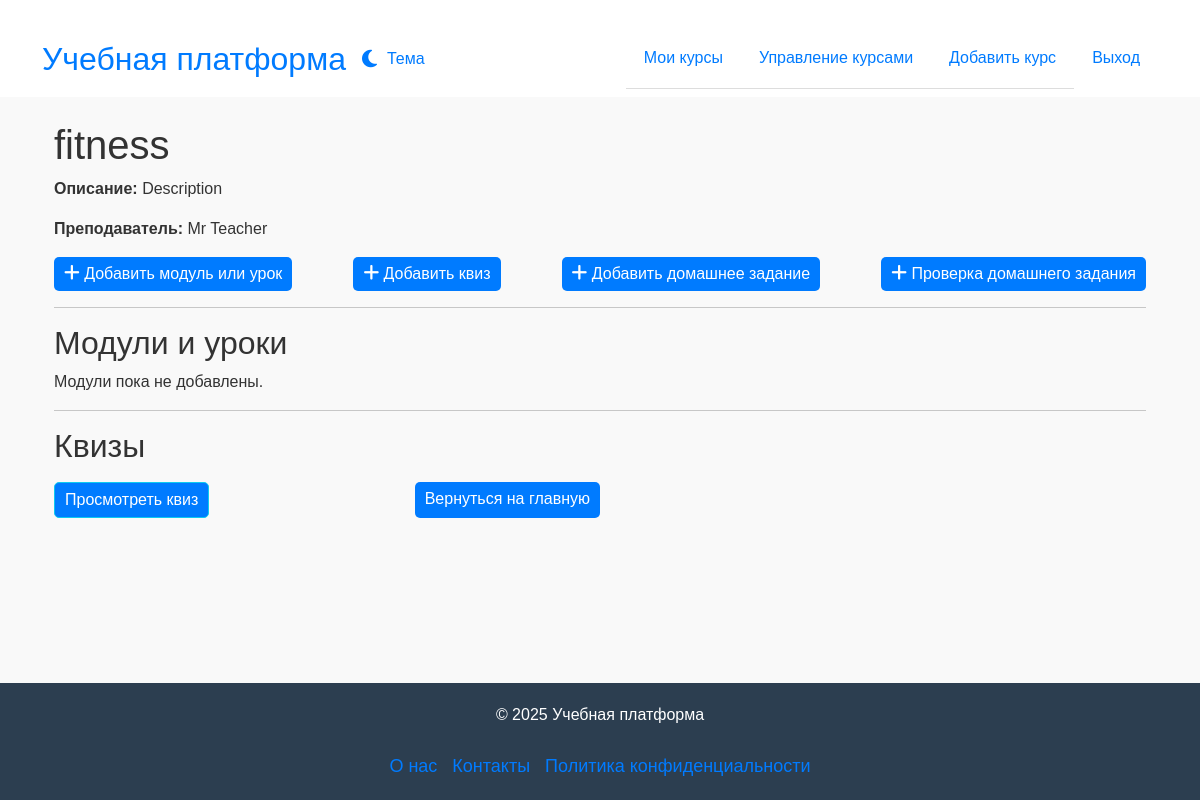
/course/5/ (signed in), run on an earlier commit of the app's database.
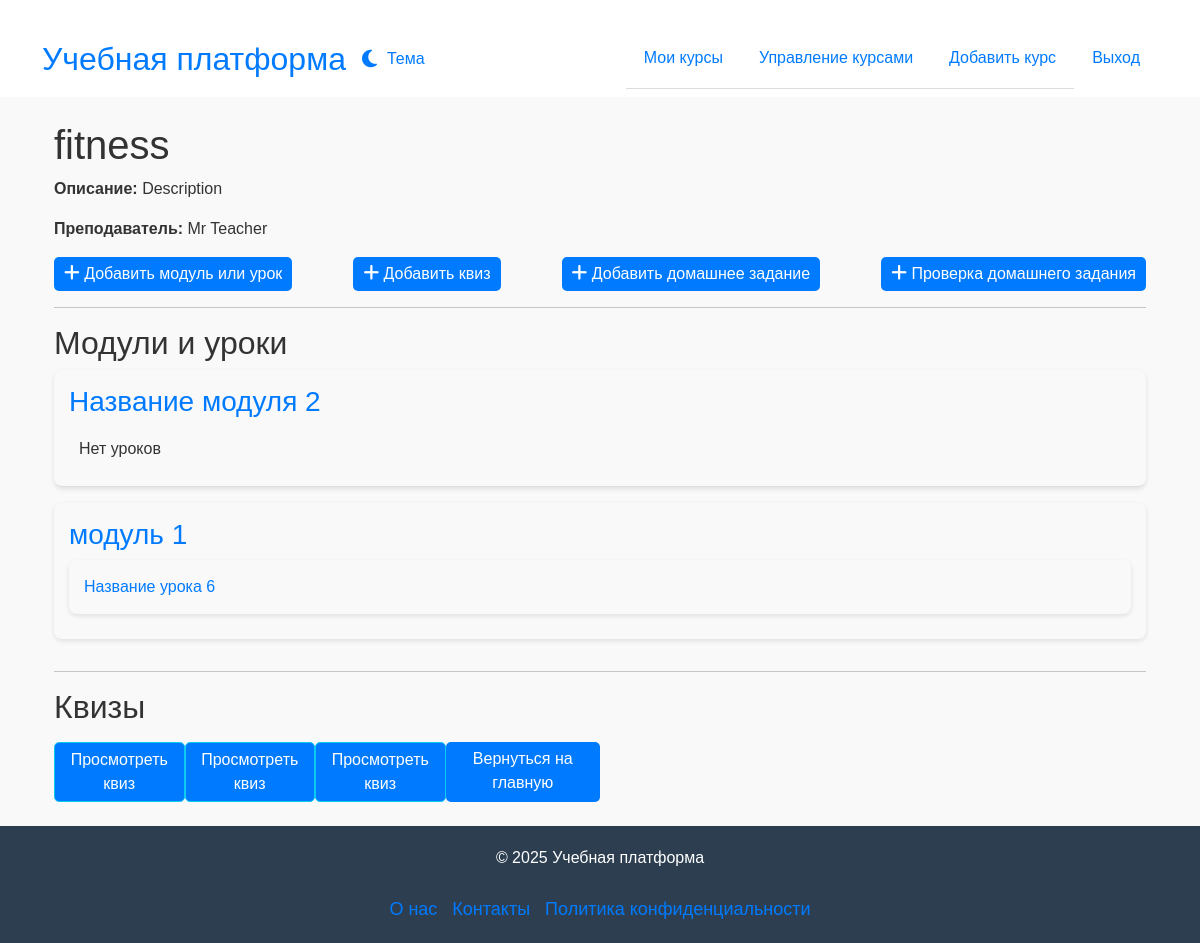
And on a later commit of the database.
### online_courses/models.py (models this page shows, shortened)
class Quiz(models.Model):
    course = models.ForeignKey(Course, on_delete=models.CASCADE, related_name="quizzes")
    lesson = models.ForeignKey(Lesson, on_delete=models.CASCADE, null=True, blank=True)
    title = models.CharField(max_length=255)
    description = models.TextField()

class Module(models.Model):
    course = models.ForeignKey(Course, on_delete=models.CASCADE, related_name='modules')
    title = models.CharField(max_length=200)
    order = models.PositiveIntegerField(null=True, blank=True)
    class Meta:
        ordering = ['course', 'order']

class Lesson(models.Model):
    course = models.ForeignKey(Course, on_delete=models.CASCADE, related_name="lessons")
    module = models.ForeignKey(Module, on_delete=models.CASCADE, related_name="lessons")  # Add related_name here
    title = models.CharField(max_length=200)
    content = CKEditor5Field('Text', config_name='default', blank=True, null=True)
    video = models.FileField(upload_to='videos/', blank=True, null=True)  # Локальные видео
    video_url = models.URLField(blank=True, null=True)
    file = models.FileField(upload_to='lessons/files/', blank=True, null=True)
    image = models.ImageField(upload_to='lesson_images/', blank=True, null=True)

### online_courses/views.py (the view)
# urls.py: path('course/<int:course_id>/', course_detail, name='course_detail'),
def course_detail(request, course_id):
    course = get_object_or_404(Course, id=course_id)
    is_teacher = request.user == course.teacher
    is_enrolled = course.students.filter(id=request.user.id).exists()
    if is_teacher or is_enrolled:
        quizzes = course.quizzes.all()  # Получаем все квизы для курса
        modules = course.modules.prefetch_related('lessons')  # Получаем модули и связанные уроки
    else:
        quizzes = []  # Не передаём квизы, если пользователь не подписан и не преподаватель
        modules = []  # Не передаём модули, если пользователь не подписан и не преподаватель
    return render(request, "course_detail.html", {
        "course": course,
        "is_teacher": is_teacher,
        "is_enrolled": is_enrolled,
        "quizzes": quizzes,
        "modules": modules,  # Передаём модули в шаблон
    })

### online_courses/models.py (called while the page is built)
    def __str__(self):
        return self.username

### online_courses/templates/course_detail.html (shortened to what this page needs)
{% extends 'base.html' %}
{% block content %}
<div class="container mt-4">
    <h1>{{ course.title }}</h1>
    <p><strong>Описание:</strong> {{ course.description }}</p>
    <p><strong>Преподаватель:</strong> {{ course.teacher }}</p>
    {% if is_teacher %}
        <div class="mt-3 mb-3 d-flex justify-content-between">
            <a href="{% url 'online_courses:add_module_and_lesson' course.id %}" class="btn btn-primary">
                <i class="fa-solid fa-plus"></i>
                Добавить модуль или урок
            </a>
            <a href="{% url 'online_courses:add_quiz' course.id %}" class="btn btn-primary">
                <i class="fa-solid fa-plus"></i>
                Добавить квиз
            </a>
            <a href="{% url 'online_courses:add_homework' %}" class="btn btn-primary">
                <i class="fa-solid fa-plus"></i>
                Добавить домашнее задание
            </a>
            <a href="{% url 'online_courses:review_homework' course.id %}" class="btn btn-primary">
                <i class="fa-solid fa-plus"></i>
                Проверка домашнего задания
            </a>
        </div>
    {% endif %}
    <hr>
    <h2>Модули и уроки</h2>
    {% if modules %}
        <ul class="list-group">
            {% for module in modules %}
                <li class="course-card mb-3">
                    <h3>{{ module.title }}</h3>
                    <ul>
                        {% for lesson in module.lessons.all %}
                            <li class="course-card">
                                <a href="{% url 'online_courses:lesson_detail' course.id lesson.id %}">
                                    {{ lesson.title }}
                                </a>
                            </li>
                        {% empty %}
                            <li>Нет уроков</li>
                        {% endfor %}
                    </ul>
                </li>
            {% endfor %}
        </ul>
    {% else %}
        <p>Модули пока не добавлены.</p>
    {% endif %}
    <hr>
    <h2>Квизы</h2>
    <div class="mt-3 d-flex col-6 justify-content-between mb-4">
        {% if quizzes %}
            {% for quiz in quizzes %}
                {% if is_teacher %}
                    <a href="{% url 'online_courses:quiz_detail' quiz.id %}" class="btn btn-info">Просмотреть квиз</a>
                {% else %}
                    <a href="{% url 'online_courses:take_quiz' quiz.id %}" class="btn btn-primary fade-in">Пройти тест</a>
                {% endif %}
            {% endfor %}
        {% else %}
            <p>К этому курсу пока не добавлен квиз.</p>
        {% endif %}
        <a href="{% url 'online_courses:home' %}" class="btn btn-primary">Вернуться на главную</a>
    </div>
</div>
{% endblock %}

What changed in the data, as far as the page shows it:
added Module: title "Название модуля 2"
added Module: title "модуль 1"
added Lesson: title "Название урока 6"
added Quiz: shows "Просмотреть квиз"
added Quiz: shows "Просмотреть квиз"
Also different on the page:
text no longer shown: "Модули пока не добавлены."
